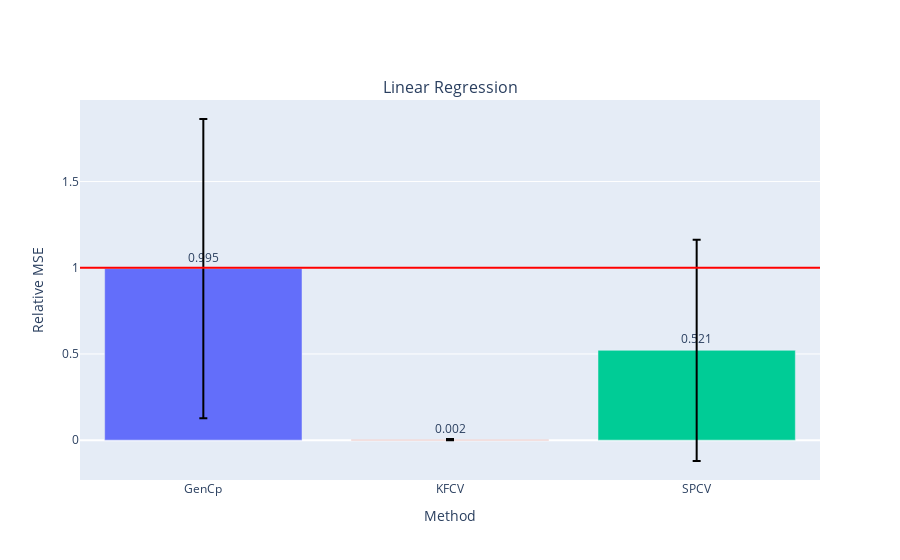

Notebook cell for this chart:
### Code cell
fig = make_subplots(
    rows=1, cols=len(models),
    subplot_titles=model_names)

for i, errs in enumerate(model_errs):
    risks = [err.mean() for err in errs]
    test_risk = risks[0]
    est_risks = risks[1:]

    df = pd.DataFrame({est_names[i]: errs[i+1] for i in np.arange(len(est_names))})

    fig.add_trace(go.Bar(
    #     x=['VRF', 'BF_WR', 'BF_FR'], 
        x = df.columns,
        y=(df).mean()/test_risk,
        marker_color=px.colors.qualitative.Plotly,
        text=np.around((df).mean()/test_risk,3),
        textposition='outside',
        error_y=dict(
            type='data',
            color='black',
            array=(df).std() / test_risk,
    #         array=(df/test_risk).clip(upper=(df/test_risk).quantile(.95),axis=1).std(),
    #         symmetric=False,
    #         array=(df/test_risk).quantile(.95) - (df/test_risk).mean(),
    #         arrayminus=(df/test_risk).mean() - (df/test_risk).quantile(.93)
        )
    #         array=(df).mean() + (df).std(),
    #         arrayminus=(df).mean() - (df).std())
    ), row=1, col=i+1)
    # fig.add_trace(go.Bar(
    #     name='Experimental',
    #     x=['GenCp', 'KFCV', 'SPCV'], y=(df).mean(),
    #     error_y=dict(type='data', array=[1, 2])
    # ))
    # fig.update_layout(barmode='group')
    fig.add_hline(y=1., line_color='red', row=1, col=i+1)
    
    fig.update_xaxes(title_text="Method", row=1, col=i+1)
    fig.update_yaxes(title_text="Relative MSE", row=1, col=i+1)
    
# fig.update_layout(
# #     title=f"FC_\u03B4{delta}_snr{snr}_nk{noise_kernel}_nls{noise_length_scale}_nv{noise_nu}_Xk{X_kernel}_Xls{X_length_scale}_Xv{X_nu}",
#     title=title,
#     xaxis_title="Method",
#     yaxis_title="MSE",
# #     legend_title="Legend Title",
# #     font=dict(
# #         family="Courier New, monospace",
# #         size=18,
# #         color="RebeccaPurple"
# #     )
# )
# barfp = os.path.expanduser(savedir + fig.layout.title['text'] + ".jpeg")
# fig.write_image(os.path.expanduser(barfp))
fig.show()

### Figure 1 — Plotly figure (JSON) as saved in the notebook; plotly's stock layout.template omitted (floating-point values rounded to 4 significant figures)
{"data": [{"error_y": {"array": [0.8678, 0.003623, 0.642], "color": "black", "type": "data"}, "marker": {"color": ["#636EFA", "#EF553B", "#00CC96", "#AB63FA", "#FFA15A", "#19D3F3", "#FF6692", "#B6E880", "#FF97FF", "#FECB52"]}, "text": [0.995, 0.002, 0.521], "textposition": "outside", "type": "bar", "x": ["GenCp", "KFCV", "SPCV"], "xaxis": "x", "y": [0.9952, 0.002304, 0.521], "yaxis": "y"}], "layout": {"annotations": [{"font": {"size": 16}, "showarrow": false, "text": "Linear Regression", "x": 0.5, "xanchor": "center", "xref": "paper", "y": 1, "yanchor": "bottom", "yref": "paper"}], "shapes": [{"line": {"color": "red"}, "type": "line", "x0": 0, "x1": 1, "xref": "x domain", "y0": 1, "y1": 1, "yref": "y"}], "xaxis": {"anchor": "y", "domain": [0, 1], "title": {"text": "Method"}}, "yaxis": {"anchor": "x", "domain": [0, 1], "title": {"text": "Relative MSE"}}}}
